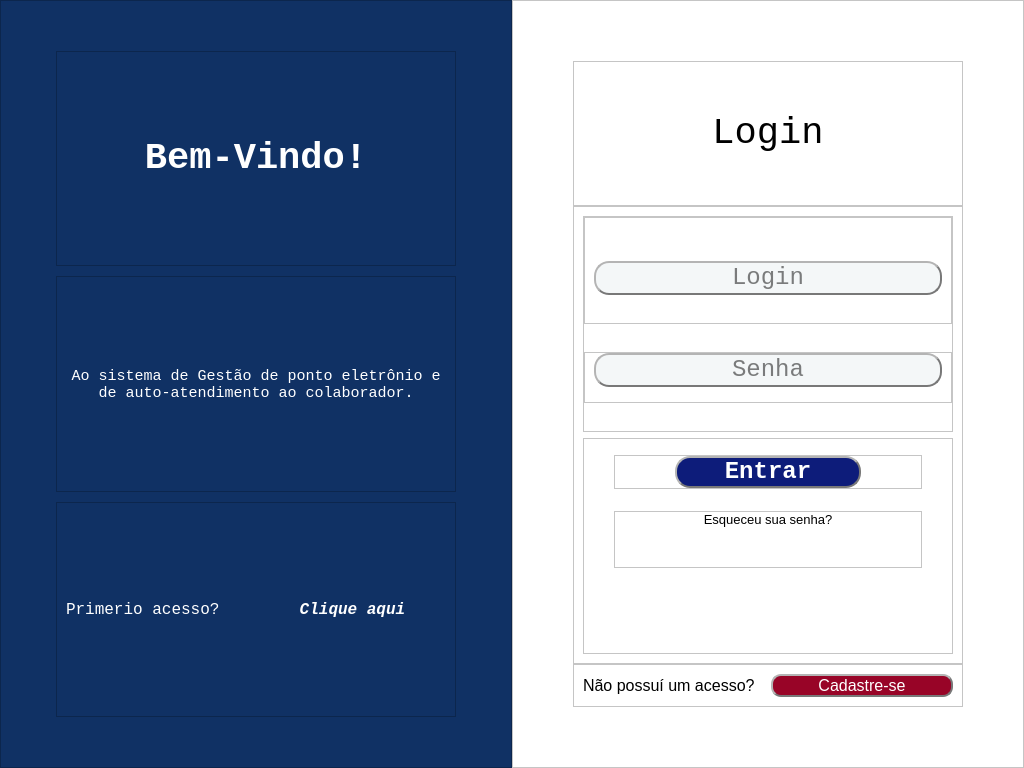
<?xml version="1.0" encoding="UTF-8"?>
<ui version="4.0">
 <class>MainWindow</class>
 <widget class="QMainWindow" name="MainWindow">
  <property name="geometry">
   <rect>
    <x>0</x>
    <y>0</y>
    <width>1024</width>
    <height>768</height>
   </rect>
  </property>
  <property name="minimumSize">
   <size>
    <width>1024</width>
    <height>768</height>
   </size>
  </property>
  <property name="maximumSize">
   <size>
    <width>1024</width>
    <height>768</height>
   </size>
  </property>
  <property name="windowTitle">
   <string>MainWindow</string>
  </property>
  <widget class="QWidget" name="centralwidget">
   <layout class="QHBoxLayout" name="horizontalLayout">
    <property name="spacing">
     <number>0</number>
    </property>
    <property name="leftMargin">
     <number>0</number>
    </property>
    <property name="topMargin">
     <number>0</number>
    </property>
    <property name="rightMargin">
     <number>0</number>
    </property>
    <property name="bottomMargin">
     <number>0</number>
    </property>
    <item>
     <widget class="QFrame" name="welcome_grid">
      <property name="minimumSize">
       <size>
        <width>512</width>
        <height>768</height>
       </size>
      </property>
      <property name="maximumSize">
       <size>
        <width>512</width>
        <height>768</height>
       </size>
      </property>
      <property name="styleSheet">
       <string notr="true">background-color: rgb(16, 49, 100);</string>
      </property>
      <property name="frameShape">
       <enum>QFrame::StyledPanel</enum>
      </property>
      <property name="frameShadow">
       <enum>QFrame::Raised</enum>
      </property>
      <layout class="QVBoxLayout" name="verticalLayout_2">
       <property name="spacing">
        <number>10</number>
       </property>
       <property name="leftMargin">
        <number>55</number>
       </property>
       <property name="topMargin">
        <number>50</number>
       </property>
       <property name="rightMargin">
        <number>55</number>
       </property>
       <property name="bottomMargin">
        <number>50</number>
       </property>
       <item>
        <widget class="QFrame" name="grid_welcome_text">
         <property name="styleSheet">
          <string notr="true"/>
         </property>
         <property name="frameShape">
          <enum>QFrame::StyledPanel</enum>
         </property>
         <property name="frameShadow">
          <enum>QFrame::Raised</enum>
         </property>
         <layout class="QVBoxLayout" name="verticalLayout_11">
          <item>
           <widget class="QLabel" name="welcome_text">
            <property name="font">
             <font>
              <family>Lucida Console</family>
              <pointsize>28</pointsize>
              <weight>75</weight>
              <bold>true</bold>
             </font>
            </property>
            <property name="styleSheet">
             <string notr="true">color: rgb(255, 255, 255);</string>
            </property>
            <property name="text">
             <string>Bem-Vindo!</string>
            </property>
            <property name="alignment">
             <set>Qt::AlignCenter</set>
            </property>
           </widget>
          </item>
         </layout>
        </widget>
       </item>
       <item>
        <widget class="QFrame" name="message_grid">
         <property name="styleSheet">
          <string notr="true"/>
         </property>
         <property name="frameShape">
          <enum>QFrame::StyledPanel</enum>
         </property>
         <property name="frameShadow">
          <enum>QFrame::Raised</enum>
         </property>
         <layout class="QVBoxLayout" name="verticalLayout_10">
          <item>
           <widget class="QLabel" name="messsage_text">
            <property name="sizePolicy">
             <sizepolicy hsizetype="Preferred" vsizetype="Preferred">
              <horstretch>0</horstretch>
              <verstretch>0</verstretch>
             </sizepolicy>
            </property>
            <property name="font">
             <font>
              <family>Lucida Console</family>
              <pointsize>11</pointsize>
              <stylestrategy>PreferDefault</stylestrategy>
              <kerning>true</kerning>
             </font>
            </property>
            <property name="styleSheet">
             <string notr="true">color: rgb(255, 255, 255);</string>
            </property>
            <property name="text">
             <string>Ao sistema de Gestão de ponto eletrônio e de auto-atendimento ao colaborador.</string>
            </property>
            <property name="alignment">
             <set>Qt::AlignCenter</set>
            </property>
            <property name="wordWrap">
             <bool>true</bool>
            </property>
           </widget>
          </item>
         </layout>
        </widget>
       </item>
       <item>
        <widget class="QFrame" name="first_acess_grid">
         <property name="styleSheet">
          <string notr="true"/>
         </property>
         <property name="frameShape">
          <enum>QFrame::StyledPanel</enum>
         </property>
         <property name="frameShadow">
          <enum>QFrame::Raised</enum>
         </property>
         <layout class="QHBoxLayout" name="horizontalLayout_2">
          <item>
           <widget class="QLabel" name="first_acess_txt">
            <property name="font">
             <font>
              <family>Lucida Console</family>
              <pointsize>12</pointsize>
             </font>
            </property>
            <property name="styleSheet">
             <string notr="true">color: rgb(255, 255, 255);</string>
            </property>
            <property name="text">
             <string>Primerio acesso?</string>
            </property>
           </widget>
          </item>
          <item>
           <widget class="QPushButton" name="first_acess_btn">
            <property name="font">
             <font>
              <family>Lucida Console</family>
              <pointsize>12</pointsize>
              <weight>75</weight>
              <italic>true</italic>
              <bold>true</bold>
              <underline>false</underline>
              <strikeout>false</strikeout>
             </font>
            </property>
            <property name="cursor">
             <cursorShape>PointingHandCursor</cursorShape>
            </property>
            <property name="styleSheet">
             <string notr="true">color: rgb(255, 255, 255);
border: none;</string>
            </property>
            <property name="text">
             <string>Clique aqui</string>
            </property>
           </widget>
          </item>
         </layout>
        </widget>
       </item>
      </layout>
     </widget>
    </item>
    <item>
     <widget class="QFrame" name="screens">
      <property name="minimumSize">
       <size>
        <width>512</width>
        <height>768</height>
       </size>
      </property>
      <property name="maximumSize">
       <size>
        <width>512</width>
        <height>768</height>
       </size>
      </property>
      <property name="styleSheet">
       <string notr="true">background-color: rgb(255, 255, 255);</string>
      </property>
      <property name="frameShape">
       <enum>QFrame::StyledPanel</enum>
      </property>
      <property name="frameShadow">
       <enum>QFrame::Raised</enum>
      </property>
      <layout class="QVBoxLayout" name="verticalLayout">
       <property name="spacing">
        <number>0</number>
       </property>
       <property name="leftMargin">
        <number>60</number>
       </property>
       <property name="topMargin">
        <number>60</number>
       </property>
       <property name="rightMargin">
        <number>60</number>
       </property>
       <property name="bottomMargin">
        <number>60</number>
       </property>
       <item alignment="Qt::AlignTop">
        <widget class="QFrame" name="login_gride">
         <property name="frameShape">
          <enum>QFrame::StyledPanel</enum>
         </property>
         <property name="frameShadow">
          <enum>QFrame::Raised</enum>
         </property>
         <layout class="QHBoxLayout" name="horizontalLayout_4">
          <property name="leftMargin">
           <number>50</number>
          </property>
          <property name="topMargin">
           <number>50</number>
          </property>
          <property name="rightMargin">
           <number>50</number>
          </property>
          <property name="bottomMargin">
           <number>50</number>
          </property>
          <item>
           <widget class="QLabel" name="login_txt">
            <property name="font">
             <font>
              <family>Lucida Console</family>
              <pointsize>28</pointsize>
             </font>
            </property>
            <property name="text">
             <string>Login</string>
            </property>
            <property name="alignment">
             <set>Qt::AlignCenter</set>
            </property>
           </widget>
          </item>
         </layout>
        </widget>
       </item>
       <item>
        <widget class="QFrame" name="dados_grid">
         <property name="sizePolicy">
          <sizepolicy hsizetype="Preferred" vsizetype="Expanding">
           <horstretch>0</horstretch>
           <verstretch>0</verstretch>
          </sizepolicy>
         </property>
         <property name="frameShape">
          <enum>QFrame::StyledPanel</enum>
         </property>
         <property name="frameShadow">
          <enum>QFrame::Raised</enum>
         </property>
         <layout class="QVBoxLayout" name="verticalLayout_3">
          <item>
           <widget class="QFrame" name="edt_grid">
            <property name="minimumSize">
             <size>
              <width>0</width>
              <height>0</height>
             </size>
            </property>
            <property name="maximumSize">
             <size>
              <width>16777215</width>
              <height>16777215</height>
             </size>
            </property>
            <property name="frameShape">
             <enum>QFrame::StyledPanel</enum>
            </property>
            <property name="frameShadow">
             <enum>QFrame::Raised</enum>
            </property>
            <layout class="QVBoxLayout" name="verticalLayout_7">
             <property name="spacing">
              <number>0</number>
             </property>
             <property name="leftMargin">
              <number>0</number>
             </property>
             <property name="topMargin">
              <number>0</number>
             </property>
             <property name="rightMargin">
              <number>0</number>
             </property>
             <property name="bottomMargin">
              <number>0</number>
             </property>
             <item>
              <widget class="QFrame" name="username_grid">
               <property name="frameShape">
                <enum>QFrame::StyledPanel</enum>
               </property>
               <property name="frameShadow">
                <enum>QFrame::Raised</enum>
               </property>
               <layout class="QVBoxLayout" name="verticalLayout_9">
                <property name="topMargin">
                 <number>15</number>
                </property>
                <property name="bottomMargin">
                 <number>0</number>
                </property>
                <item>
                 <widget class="QLineEdit" name="user_login_edt">
                  <property name="font">
                   <font>
                    <family>Lucida Console</family>
                    <pointsize>18</pointsize>
                   </font>
                  </property>
                  <property name="styleSheet">
                   <string notr="true">background-color: rgb(244, 247, 248);
border-radius: 15px;
border-style: outset;
border-width: 2px;
border-color: rgb(120, 120, 120);</string>
                  </property>
                  <property name="alignment">
                   <set>Qt::AlignCenter</set>
                  </property>
                  <property name="placeholderText">
                   <string>Login</string>
                  </property>
                 </widget>
                </item>
               </layout>
              </widget>
             </item>
             <item alignment="Qt::AlignVCenter">
              <widget class="QFrame" name="user_pass_grid">
               <property name="frameShape">
                <enum>QFrame::StyledPanel</enum>
               </property>
               <property name="frameShadow">
                <enum>QFrame::Raised</enum>
               </property>
               <layout class="QVBoxLayout" name="verticalLayout_8">
                <property name="topMargin">
                 <number>0</number>
                </property>
                <property name="bottomMargin">
                 <number>15</number>
                </property>
                <item>
                 <widget class="QLineEdit" name="user_password_edt">
                  <property name="font">
                   <font>
                    <family>Lucida Console</family>
                    <pointsize>18</pointsize>
                   </font>
                  </property>
                  <property name="styleSheet">
                   <string notr="true">background-color: rgb(244, 247, 248);
border-radius: 15px;
border-style: outset;
border-width: 2px;
border-color: rgb(120, 120, 120);</string>
                  </property>
                  <property name="alignment">
                   <set>Qt::AlignCenter</set>
                  </property>
                  <property name="placeholderText">
                   <string>Senha</string>
                  </property>
                 </widget>
                </item>
               </layout>
              </widget>
             </item>
            </layout>
           </widget>
          </item>
          <item>
           <widget class="QFrame" name="button_gride">
            <property name="frameShape">
             <enum>QFrame::StyledPanel</enum>
            </property>
            <property name="frameShadow">
             <enum>QFrame::Raised</enum>
            </property>
            <layout class="QVBoxLayout" name="verticalLayout_4">
             <property name="spacing">
              <number>0</number>
             </property>
             <property name="leftMargin">
              <number>30</number>
             </property>
             <property name="topMargin">
              <number>0</number>
             </property>
             <property name="rightMargin">
              <number>30</number>
             </property>
             <property name="bottomMargin">
              <number>80</number>
             </property>
             <item alignment="Qt::AlignVCenter">
              <widget class="QFrame" name="login_acess_grid">
               <property name="frameShape">
                <enum>QFrame::StyledPanel</enum>
               </property>
               <property name="frameShadow">
                <enum>QFrame::Raised</enum>
               </property>
               <layout class="QVBoxLayout" name="verticalLayout_5">
                <property name="spacing">
                 <number>0</number>
                </property>
                <property name="leftMargin">
                 <number>60</number>
                </property>
                <property name="topMargin">
                 <number>0</number>
                </property>
                <property name="rightMargin">
                 <number>60</number>
                </property>
                <property name="bottomMargin">
                 <number>0</number>
                </property>
                <item>
                 <widget class="QPushButton" name="login_btn">
                  <property name="font">
                   <font>
                    <family>Lucida Console</family>
                    <pointsize>18</pointsize>
                    <weight>75</weight>
                    <bold>true</bold>
                   </font>
                  </property>
                  <property name="cursor">
                   <cursorShape>PointingHandCursor</cursorShape>
                  </property>
                  <property name="styleSheet">
                   <string notr="true">background-color: rgb(13, 28, 122);
color: rgb(255, 255, 255);
border-radius: 15px;
border-style: outset;
border-width: 2px;
border-color: rgb(120, 120, 120);</string>
                  </property>
                  <property name="text">
                   <string>Entrar</string>
                  </property>
                 </widget>
                </item>
               </layout>
              </widget>
             </item>
             <item alignment="Qt::AlignVCenter">
              <widget class="QFrame" name="forgot_password_grid">
               <property name="frameShape">
                <enum>QFrame::StyledPanel</enum>
               </property>
               <property name="frameShadow">
                <enum>QFrame::Raised</enum>
               </property>
               <layout class="QVBoxLayout" name="verticalLayout_6">
                <property name="spacing">
                 <number>0</number>
                </property>
                <property name="leftMargin">
                 <number>50</number>
                </property>
                <property name="topMargin">
                 <number>0</number>
                </property>
                <property name="rightMargin">
                 <number>50</number>
                </property>
                <property name="bottomMargin">
                 <number>40</number>
                </property>
                <item>
                 <widget class="QPushButton" name="recupera_btn">
                  <property name="font">
                   <font>
                    <pointsize>10</pointsize>
                   </font>
                  </property>
                  <property name="cursor">
                   <cursorShape>PointingHandCursor</cursorShape>
                  </property>
                  <property name="styleSheet">
                   <string notr="true">border: none;</string>
                  </property>
                  <property name="text">
                   <string>Esqueceu sua senha?</string>
                  </property>
                 </widget>
                </item>
               </layout>
              </widget>
             </item>
            </layout>
           </widget>
          </item>
         </layout>
        </widget>
       </item>
       <item alignment="Qt::AlignBottom">
        <widget class="QFrame" name="cadastro_grid">
         <property name="frameShape">
          <enum>QFrame::StyledPanel</enum>
         </property>
         <property name="frameShadow">
          <enum>QFrame::Raised</enum>
         </property>
         <layout class="QHBoxLayout" name="horizontalLayout_3">
          <item>
           <widget class="QLabel" name="label_4">
            <property name="font">
             <font>
              <pointsize>12</pointsize>
             </font>
            </property>
            <property name="text">
             <string>Não possuí um acesso?</string>
            </property>
           </widget>
          </item>
          <item>
           <widget class="QPushButton" name="cadastra_btn">
            <property name="font">
             <font>
              <pointsize>12</pointsize>
             </font>
            </property>
            <property name="cursor">
             <cursorShape>PointingHandCursor</cursorShape>
            </property>
            <property name="styleSheet">
             <string notr="true">background-color: rgb(152, 4, 39);
color: rgb(255, 255, 255);
border-radius: 10px;
border-style: outset;
border-width: 2px;
border-color: rgb(120, 120, 120);</string>
            </property>
            <property name="text">
             <string>Cadastre-se</string>
            </property>
           </widget>
          </item>
         </layout>
        </widget>
       </item>
      </layout>
     </widget>
    </item>
   </layout>
  </widget>
 </widget>
 <resources>
  <include location="icons.qrc"/>
 </resources>
 <connections/>
</ui>
